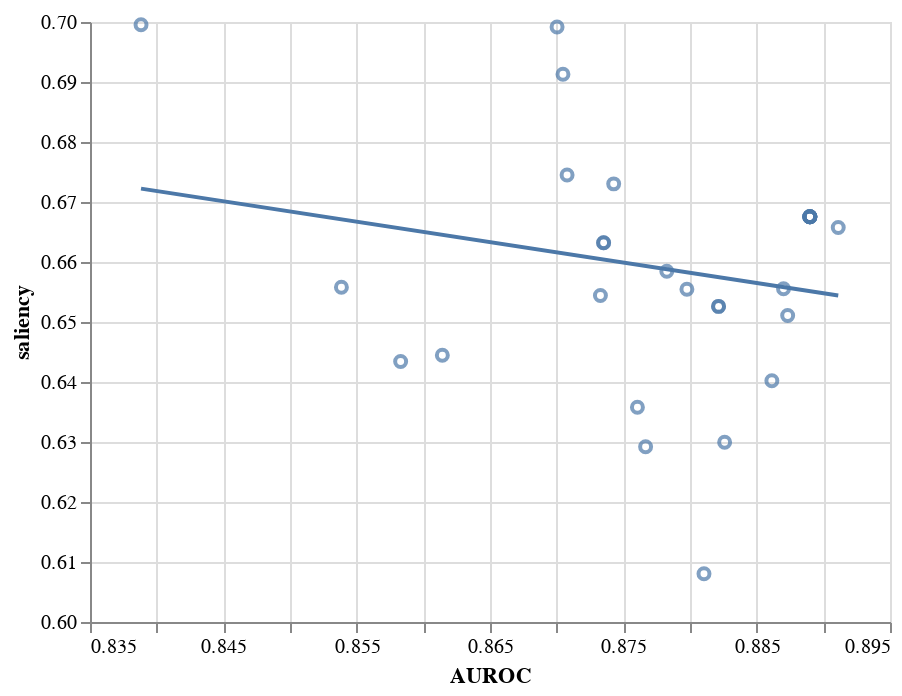

This figure's notebook cell:
### Code cell
x = "AUROC"
y = "saliency"

chart = alt.Chart(metrics).mark_point().encode(
    x=alt.X(x, scale=alt.Scale(zero=False)),
    y=alt.Y(y, scale=alt.Scale(zero=False))
)

chart = chart + chart.transform_regression(x, y).mark_line()
#hart.show()
chart

### Figure 1 — Vega-Lite specification as saved in the notebook (floating-point values rounded to 4 significant figures)
{"config": {"view": {"continuousWidth": 400, "continuousHeight": 300}}, "layer": [{"mark": "point", "encoding": {"x": {"type": "quantitative", "field": "AUROC", "scale": {"zero": false}}, "y": {"type": "quantitative", "field": "saliency", "scale": {"zero": false}}}}, {"mark": "line", "encoding": {"x": {"type": "quantitative", "field": "AUROC", "scale": {"zero": false}}, "y": {"type": "quantitative", "field": "saliency", "scale": {"zero": false}}}, "transform": [{"on": "AUROC", "regression": "saliency"}]}], "data": {"name": "data-d08ed4f97e13f80b723f3fa211e258b1"}, "$schema": "https://vega.github.io/schema/vega-lite/v4.8.1.json", "datasets": {"data-d08ed4f97e13f80b723f3fa211e258b1": [{"AUROC": 0.8735, "saliency": 0.6632, "saliency-absolute": 0.4404, "integrated_gradients": 0.7254, "loss": 0.4606}, {"AUROC": 0.8767, "saliency": 0.6292, "saliency-absolute": 0.4137, "integrated_gradients": 0.7176, "loss": 0.4811}, {"AUROC": 0.8388, "saliency": 0.6995, "saliency-absolute": 0.4173, "integrated_gradients": 0.7228, "loss": 0.6229}, {"AUROC": 0.8821, "saliency": 0.6526, "saliency-absolute": 0.4101, "integrated_gradients": 0.7237, "loss": 0.4867}, {"AUROC": 0.8743, "saliency": 0.673, "saliency-absolute": 0.4407, "integrated_gradients": 0.7252, "loss": 0.4569}, {"AUROC": 0.889, "saliency": 0.6675, "saliency-absolute": 0.4226, "integrated_gradients": 0.7244, "loss": 0.4283}, {"AUROC": 0.889, "saliency": 0.6675, "saliency-absolute": 0.4226, "integrated_gradients": 0.7244, "loss": 0.4283}, {"AUROC": 0.889, "saliency": 0.6675, "saliency-absolute": 0.4226, "integrated_gradients": 0.7244, "loss": 0.4283}, {"AUROC": 0.889, "saliency": 0.6675, "saliency-absolute": 0.4226, "integrated_gradients": 0.7244, "loss": 0.4283}, {"AUROC": 0.8761, "saliency": 0.6358, "saliency-absolute": 0.4041, "integrated_gradients": 0.7095, "loss": 0.4468}, {"AUROC": 0.887, "saliency": 0.6556, "saliency-absolute": 0.4132, "integrated_gradients": 0.7209, "loss": 0.4273}, {"AUROC": 0.8583, "saliency": 0.6434, "saliency-absolute": 0.439, "integrated_gradients": 0.7105, "loss": 0.5019}, {"AUROC": 0.8821, "saliency": 0.6526, "saliency-absolute": 0.4101, "integrated_gradients": 0.7237, "loss": 0.4867}, {"AUROC": 0.8911, "saliency": 0.6657, "saliency-absolute": 0.421, "integrated_gradients": 0.7252, "loss": 0.4217}, {"AUROC": 0.8861, "saliency": 0.6402, "saliency-absolute": 0.4124, "integrated_gradients": 0.7128, "loss": 0.427}, {"AUROC": 0.8798, "saliency": 0.6554, "saliency-absolute": 0.4145, "integrated_gradients": 0.7134, "loss": 0.4611}, {"AUROC": 0.889, "saliency": 0.6675, "saliency-absolute": 0.4226, "integrated_gradients": 0.7244, "loss": 0.4283}, {"AUROC": 0.889, "saliency": 0.6675, "saliency-absolute": 0.4226, "integrated_gradients": 0.7244, "loss": 0.4283}, {"AUROC": 0.889, "saliency": 0.6675, "saliency-absolute": 0.4226, "integrated_gradients": 0.7244, "loss": 0.4283}, {"AUROC": 0.8705, "saliency": 0.6913, "saliency-absolute": 0.4223, "integrated_gradients": 0.739, "loss": 0.4996}, {"AUROC": 0.8783, "saliency": 0.6584, "saliency-absolute": 0.4347, "integrated_gradients": 0.7223, "loss": 0.4486}, {"AUROC": 0.8826, "saliency": 0.6299, "saliency-absolute": 0.4208, "integrated_gradients": 0.7147, "loss": 0.4363}, {"AUROC": 0.8733, "saliency": 0.6544, "saliency-absolute": 0.4305, "integrated_gradients": 0.7256, "loss": 0.4577}, {"AUROC": 0.8539, "saliency": 0.6558, "saliency-absolute": 0.42, "integrated_gradients": 0.719, "loss": 0.4849}, {"AUROC": 0.8708, "saliency": 0.6745, "saliency-absolute": 0.4284, "integrated_gradients": 0.7252, "loss": 0.5708}, {"AUROC": 0.881, "saliency": 0.608, "saliency-absolute": 0.4049, "integrated_gradients": 0.7128, "loss": 0.4464}, {"AUROC": 0.8614, "saliency": 0.6445, "saliency-absolute": 0.4061, "integrated_gradients": 0.7141, "loss": 0.4689}, {"AUROC": 0.8873, "saliency": 0.6511, "saliency-absolute": 0.4082, "integrated_gradients": 0.7183, "loss": 0.4244}, {"AUROC": 0.87, "saliency": 0.6992, "saliency-absolute": 0.454, "integrated_gradients": 0.7474, "loss": 0.4601}, {"AUROC": 0.8735, "saliency": 0.6632, "saliency-absolute": 0.4404, "integrated_gradients": 0.7254, "loss": 0.4606}]}}
